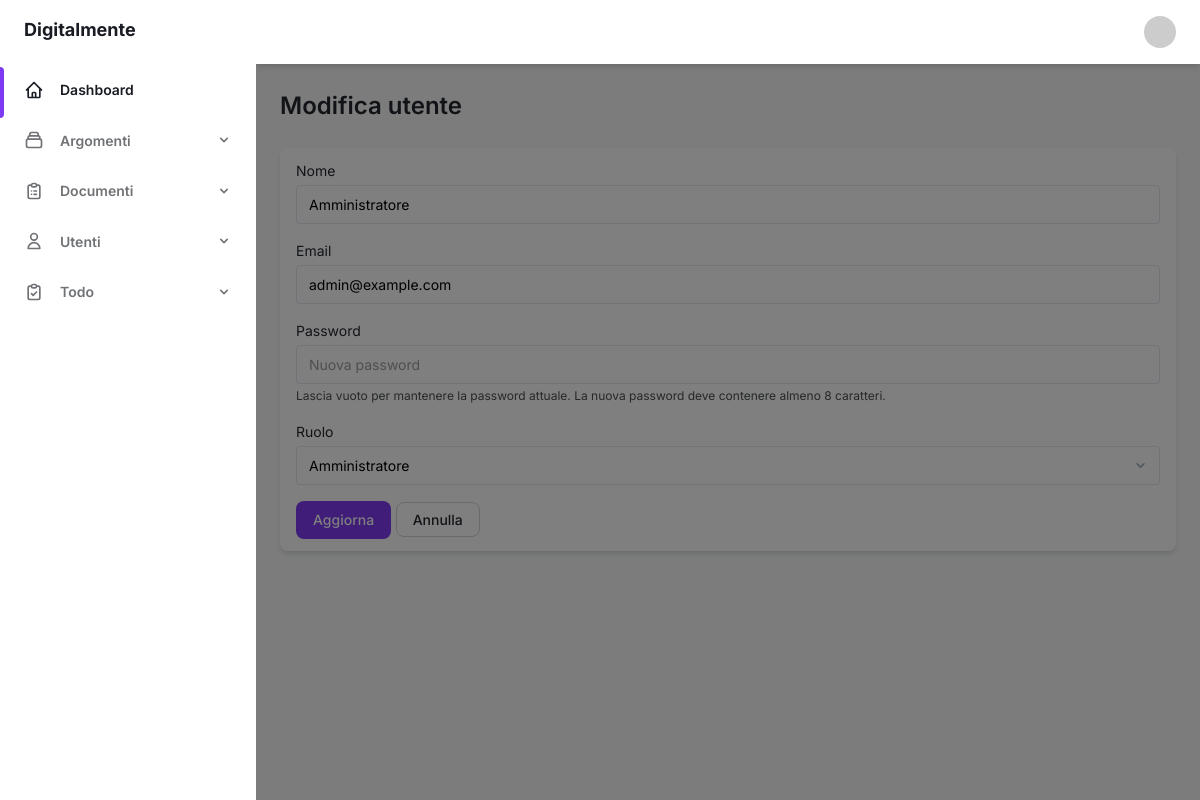
The app's page /utenti/modifica.php?id=1 (signed in) with its own data.
### tables this page shows
CREATE TABLE IF NOT EXISTS `utenti` (
  `id` int(11) NOT NULL AUTO_INCREMENT,
  `nominativo` varchar(250) DEFAULT NULL,
  `password` varchar(255) DEFAULT NULL,
  `email` varchar(191) DEFAULT NULL,
  `ruolo` int(11) DEFAULT NULL COMMENT '1=admin, 2=editor',
  `last_login` date DEFAULT NULL,
  `created_at` date DEFAULT NULL,
  `reset_id` varchar(250) DEFAULT NULL,
  PRIMARY KEY (`id`),
  UNIQUE KEY `email` (`email`)
);

### utenti/modifica.php (the view, shortened to what this page needs)
<?php
require_once '../config/db.php';
$id = (int)$_GET['id'];
$stmt = $conn->prepare("SELECT * FROM utenti WHERE id = ?");
$stmt->bind_param("i", $id);
$stmt->execute();
$result = $stmt->get_result();
$utente = $result->fetch_assoc();
include '../includes/header.php';
?>
<h2 class="my-6 text-2xl font-semibold text-gray-700 dark:text-gray-200">
    Modifica utente
</h2>
<div class="px-4 py-3 mb-8 bg-white rounded-lg shadow-md dark:bg-gray-800">
    <form method="POST">
        <div class="mb-4">
            <label class="block text-sm">
                <span class="text-gray-700 dark:text-gray-400">Nome</span>
                <input class="block w-full mt-1 text-sm dark:border-gray-600 dark:bg-gray-700 focus:border-purple-400 focus:outline-none focus:shadow-outline-purple dark:text-gray-300 dark:focus:shadow-outline-gray form-input"
                       name="nominativo"
                       placeholder="Nome completo"
                       value="<?php echo htmlspecialchars($utente['nominativo']); ?>"
                       required>
            </label>
        </div>
        <div class="mb-4">
            <label class="block text-sm">
                <span class="text-gray-700 dark:text-gray-400">Email</span>
                <input class="block w-full mt-1 text-sm dark:border-gray-600 dark:bg-gray-700 focus:border-purple-400 focus:outline-none focus:shadow-outline-purple dark:text-gray-300 dark:focus:shadow-outline-gray form-input"
                       type="email"
                       name="email"
                       placeholder="Email"
                       value="<?php echo htmlspecialchars($utente['email']); ?>"
                       required>
            </label>
        </div>
        <div class="mb-4">
            <label class="block text-sm">
                <span class="text-gray-700 dark:text-gray-400">Password</span>
                <input class="block w-full mt-1 text-sm dark:border-gray-600 dark:bg-gray-700 focus:border-purple-400 focus:outline-none focus:shadow-outline-purple dark:text-gray-300 dark:focus:shadow-outline-gray form-input"
                       type="password"
                       name="password"
                       placeholder="Nuova password">
                <span class="text-xs text-gray-600 dark:text-gray-400">
                    Lascia vuoto per mantenere la password attuale. La nuova password deve contenere almeno 8 caratteri.
                </span>
            </label>
        </div>
        <div class="mb-4">
            <label class="block text-sm">
                <span class="text-gray-700 dark:text-gray-400">Ruolo</span>
                <select class="block w-full mt-1 text-sm dark:text-gray-300 dark:border-gray-600 dark:bg-gray-700 form-select focus:border-purple-400 focus:outline-none focus:shadow-outline-purple dark:focus:shadow-outline-gray"
                        name="ruolo">
                    <option value="1" <?php echo $utente['ruolo'] == 1 ? 'selected' : ''; ?>>Amministratore</option>
                </select>
            </label>
        </div>
        <div class="mt-4">
            <button type="submit" class="px-4 py-2 text-sm font-medium leading-5 text-white transition-colors duration-150 bg-purple-600 border border-transparent rounded-lg active:bg-purple-600 hover:bg-purple-700 focus:outline-none focus:shadow-outline-purple">
                Aggiorna
            </button>
            <a href="index.php" class="px-4 py-2 text-sm font-medium leading-5 text-gray-700 transition-colors duration-150 border border-gray-300 rounded-lg active:bg-gray-100 hover:bg-gray-100 focus:outline-none focus:shadow-outline-gray">
                Annulla
            </a>
        </div>
    </form>
</div>
<?php include '../includes/footer.php'; ?>

### records on screen
utenti: nominativo "Amministratore", email "admin@example.com", ruolo "Amministratore"
